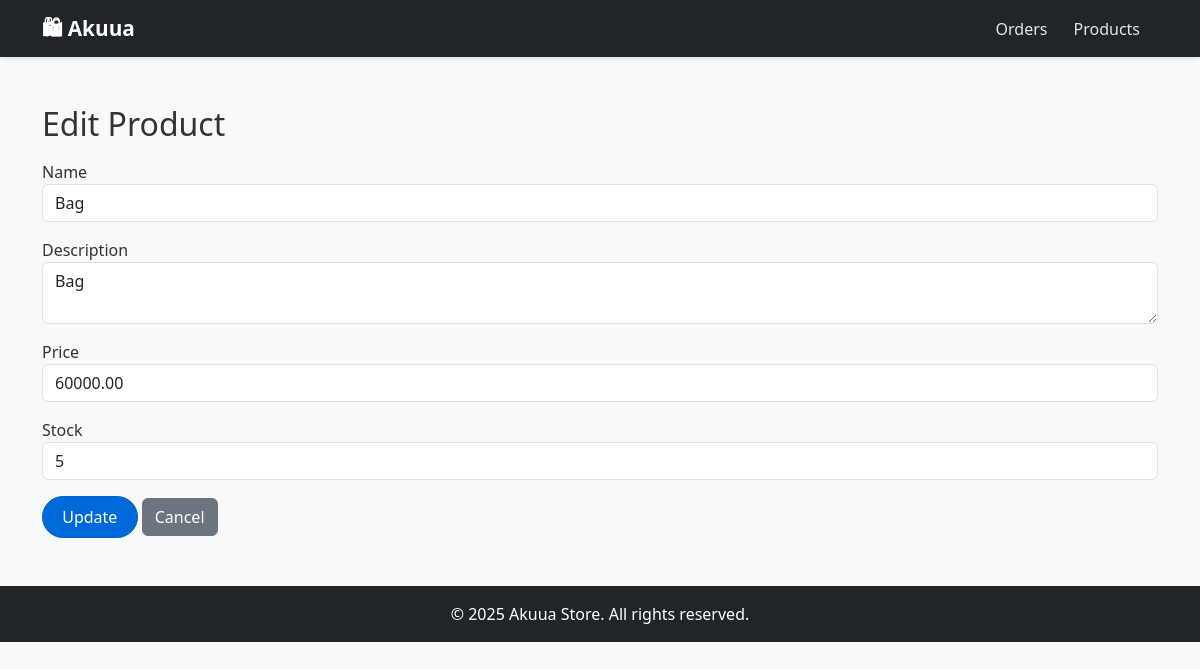
Page /admin/product_edit.php?id=10 (signed in) on the committed database.
### tables this page shows
CREATE TABLE `products` (
  `id` int(11) NOT NULL,
  `name` varchar(255) NOT NULL,
  `category` varchar(50) NOT NULL,
  `description` text DEFAULT NULL,
  `price` decimal(10,2) NOT NULL,
  `stock` int(11) DEFAULT 0,
  `image` varchar(255) DEFAULT NULL,
  `created_at` timestamp NOT NULL DEFAULT current_timestamp()
);

### admin/product_edit.php (the view, shortened to what this page needs)
<?php
require_once "../config/db.php";
include "./includes/header.php";
$id = intval($_GET['id']);
$stmt = $conn->prepare("SELECT * FROM products WHERE id = ?");
$stmt->bind_param("i", $id);
$stmt->execute();
$product = $stmt->get_result()->fetch_assoc();
?>
<h2>Edit Product</h2>
<form method="post" class="mt-3">
  <div class="mb-3">
    <label>Name</label>
    <input type="text" name="name" class="form-control" value="<?= htmlspecialchars($product['name']) ?>" required>
  </div>
  <div class="mb-3">
    <label>Description</label>
    <textarea name="description" class="form-control"><?= htmlspecialchars($product['description']) ?></textarea>
  </div>
  <div class="mb-3">
    <label>Price</label>
    <input type="number" step="0.01" name="price" class="form-control" value="<?= $product['price'] ?>" required>
  </div>
  <div class="mb-3">
    <label>Stock</label>
    <input type="number" name="stock" class="form-control" value="<?= $product['stock'] ?>" required>
  </div>
  <button type="submit" class="btn btn-primary">Update</button>
  <a href="products.php" class="btn btn-secondary">Cancel</a>
</form>
<?php include "./includes/footer.php"; ?>

### assets/css/style.css (style rules this page uses)
body { font-family: 'Segoe UI', Tahoma, Geneva, Verdana, sans-serif; background-color: #f8f9fa; color: #333; }
.btn-primary { background-color: #0069d9; border-color: #0062cc; border-radius: 25px; padding: 0.5rem 1.2rem; transition: 0.3s; }

### rows in the picture
products: name "Bag", description "Bag", price "60000.00", stock "5"
